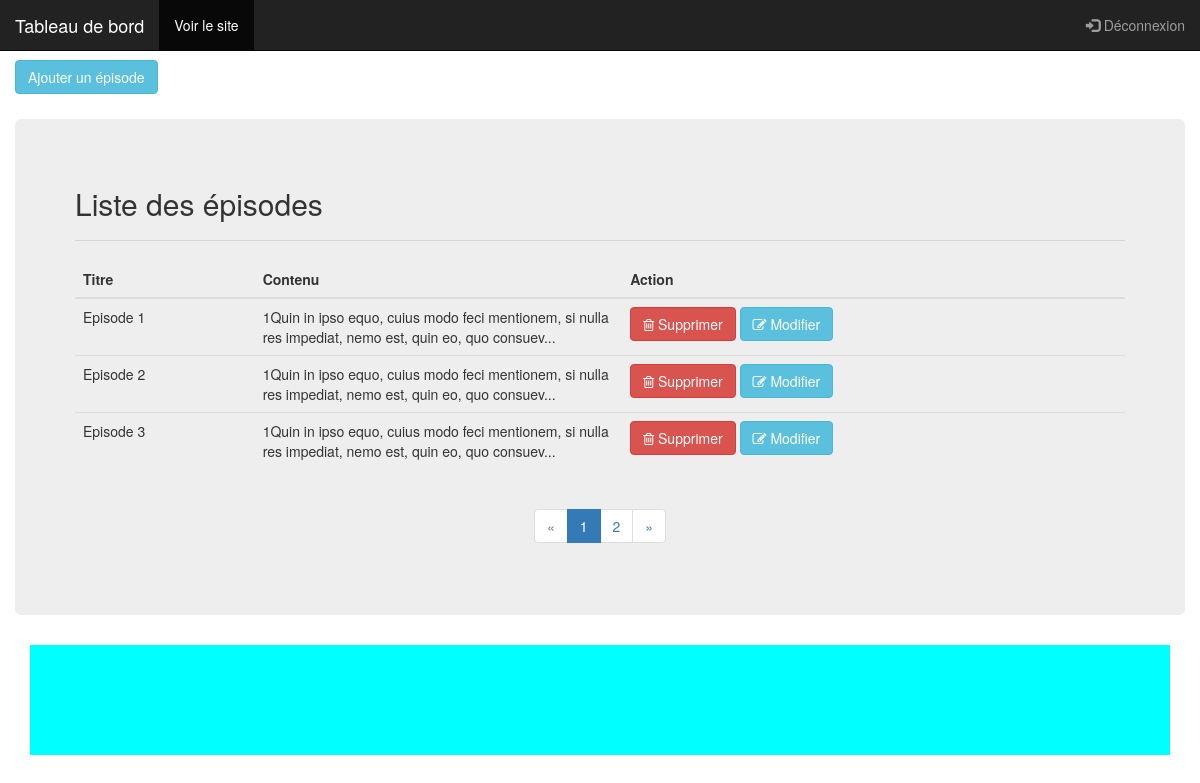
Page /Admin/index.php (signed in) on the committed database.
### tables this page shows
CREATE TABLE `billets` (
  `ID` int(11) NOT NULL,
  `titre` varchar(255) NOT NULL,
  `image` varchar(1000) NOT NULL,
  `contenu` text NOT NULL,
  `date_creation` datetime NOT NULL
);

### Admin/Controleur/ControleurAdmin.php (called while the page is built, shortened)
<?php
require_once 'Model/Admin.php';
class ControleurAdmin {
  private $admin;
  public $message;
  public $modifArticle;
    public function __construct() {
      $this->admin = new Admin();
    }
    public function AcceuilAdm() {
      $billetTotal = $this->admin->nbreDeBillet()->rowCount();
      $billetParPage = 3;
      $pageTotal = ceil($billetTotal/$billetParPage);
      if (isset($_GET['page']) && !empty($_GET['page']) && $_GET['page'] > 0 && $_GET['page'] <= $pageTotal) {
          $_GET['page'] = intval($_GET['page']);
          $pageCourante = $_GET['page'];
      } else {
          $pageCourante = 1;
      }
      $depart = ($pageCourante-1)*$billetParPage;
      $billets = $this->admin->getBillets($depart, $billetParPage);
      $alertes = $this->admin->getAlertes();
      $compteAlerte = $alertes->rowCount();
      $vue = new Vue("Admin");
      $vue->generer(array(
        'billets' => $billets,
        'billetTotal' => $billetTotal,
        'pageTotal' => $pageTotal,
        'pageCourante' =>$pageCourante,
        'alertes' => $alertes,
        'message' => $this->message,
        'compteAlerte' => $compteAlerte,
        'modifArticle' => $this->modifArticle));
  }
}

### Admin/index.php (called while the page is built, shortened)
<?php
$routeur = new Routeur();
$routeur->routerRequete();

### Admin/Model/Admin.php (called while the page is built, shortened)
<?php
require_once 'Model/Modele.php';
class Admin extends Modele {
  public function getBillets($depart, $billetParPage) {
    $sql = 'SELECT ID as id, DATE_FORMAT(date_creation, "%d/%m/%Y à %Hh%imin%ss") as date, titre, image, contenu from billets LIMIT '.$depart. ' , ' .$billetParPage;
    $billets = $this->executerRequete($sql);
    return $billets;
  }
}

### Admin/Model/Modele.php (called while the page is built)
<?php
abstract class Modele {
  private $bdd;
  protected function executerRequete($sql, $params = null) {
    if ($params == null) {
      $resultat = $this->getBdd()->query($sql);
    }
    else {
      $resultat = $this->getBdd()->prepare($sql);
      $resultat->execute($params);
    }
    return $resultat;
  }
  private function getBdd() {
    if ($this->bdd == null) {
      $this->bdd = new PDO('mysql:host=localhost;dbname=blog;charset=utf8',
        'root', '', array(PDO::ATTR_ERRMODE => PDO::ERRMODE_EXCEPTION));
    }
    return $this->bdd;
  }
}

### Admin/Vue/vueAdmin.php (the view, shortened to what this page needs)
<div class="container">
  <div class="row">
    <?php
      if (isset($message) && !empty(($message))) { ?>
        <div class="alert alert-success" role="alert" style="margin-top: 60px; margin-bottom: -30px"><?php echo $message; ?>
          <span class="sr-only">Error:</span>
        </div>
    <?php }?><div style="margin-top: 60px;"><a href="index.php?#demo" class="btn btn-info" data-toggle="collapse" data-target="#demo" aria-expended="true">Ajouter un épisode</a></div>
    <div class="jumbotron" style=" margin-top: 25px;">
        <h2>Liste des épisodes</h2><hr>
        <table class="table table-hover">
            <thead>
              <tr>
                  <th>Titre</th>
                  <th>Contenu</th>
                  <th>Action</th>
              </tr>
            </thead>
            <tbody>
              <?php foreach ($billets as $billet): ?>
                <tr>
                    <td><?= $billet['titre'] ?></td>
                    <td style ="width : 35%"><?= substr($billet['contenu'], 0, 100) . "..." ?></td>
                    <td><a class="btn btn-danger" href="index.php?supprimer=<?= $billet['id'] ?>" Onclick ="if(window.confirm('Voulez-vous vraiment supprimer cet épisode ?')){return true;}else{return false;}"><i class="fa fa-trash-o" aria-hidden="true"></i> Supprimer</a>
                    <a data-toggle="collapse" data-target="#demo" aria-expended="false" aria-controls="demo" class="btn btn-info" href="index.php?modifier=<?= $billet['id'] ?>#demo"><i class="fa fa-pencil-square-o" aria-hidden="true"></i> Modifier</a></td>
                </tr>
              <?php endforeach; ?>
            </tbody>
        </table>
        <?php include 'Include/pagination.php'; ?>
  </div>
</div>

### rows in the picture
billets: titre "Episode 1", contenu "1Quin in ipso equo, cuius modo feci mentionem, si nulla res impediat, nemo est, quin eo, quo consuev"
billets: titre "Episode 2", contenu "1Quin in ipso equo, cuius modo feci mentionem, si nulla res impediat, nemo est, quin eo, quo consuev"
billets: titre "Episode 3", contenu "1Quin in ipso equo, cuius modo feci mentionem, si nulla res impediat, nemo est, quin eo, quo consuev"
